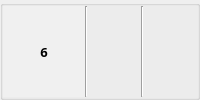
                      <widget class="QGroupBox" name="groupBox_27">
                       <property name="title">
                        <string/>
                       </property>
                       <layout class="QHBoxLayout" name="horizontalLayout_23">
                        <property name="spacing">
                         <number>0</number>
                        </property>
                        <property name="leftMargin">
                         <number>0</number>
                        </property>
                        <property name="topMargin">
                         <number>0</number>
                        </property>
                        <property name="rightMargin">
                         <number>0</number>
                        </property>
                        <property name="bottomMargin">
                         <number>0</number>
                        </property>
                        <item>
                         <widget class="QLabel" name="label_24">
                          <property name="minimumSize">
                           <size>
                            <width>82</width>
                            <height>0</height>
                           </size>
                          </property>
                          <property name="maximumSize">
                           <size>
                            <width>60</width>
                            <height>16777215</height>
                           </size>
                          </property>
                          <property name="font">
                           <font>
                            <family>나눔고딕</family>
                            <pointsize>10</pointsize>
                            <weight>75</weight>
                            <bold>true</bold>
                           </font>
                          </property>
                          <property name="styleSheet">
                           <string notr="true">background-color : rgb(240, 240, 240)</string>
                          </property>
                          <property name="text">
                           <string>6</string>
                          </property>
                          <property name="alignment">
                           <set>Qt::AlignCenter</set>
                          </property>
                         </widget>
                        </item>
                        <item>
                         <widget class="Line" name="line_58">
                          <property name="orientation">
                           <enum>Qt::Vertical</enum>
                          </property>
                         </widget>
                        </item>
                        <item>
                         <widget class="QLabel" name="nielsen_App_Name6">
                          <property name="font">
                           <font>
                            <family>나눔고딕</family>
                            <pointsize>10</pointsize>
                           </font>
                          </property>
                          <property name="text">
                           <string/>
                          </property>
                          <property name="margin">
                           <number>0</number>
                          </property>
                         </widget>
                        </item>
                        <item>
                         <widget class="Line" name="line_60">
                          <property name="orientation">
                           <enum>Qt::Vertical</enum>
                          </property>
                         </widget>
                        </item>
                        <item>
                         <widget class="QLabel" name="nielsen_App_User6">
                          <property name="maximumSize">
                           <size>
                            <width>150</width>
                            <height>16777215</height>
                           </size>
                          </property>
                          <property name="font">
                           <font>
                            <family>나눔고딕</family>
                            <pointsize>10</pointsize>
                           </font>
                          </property>
                          <property name="text">
                           <string/>
                          </property>
                          <property name="alignment">
                           <set>Qt::AlignCenter</set>
                          </property>
                         </widget>
                        </item>
                       </layout>
                      </widget>
